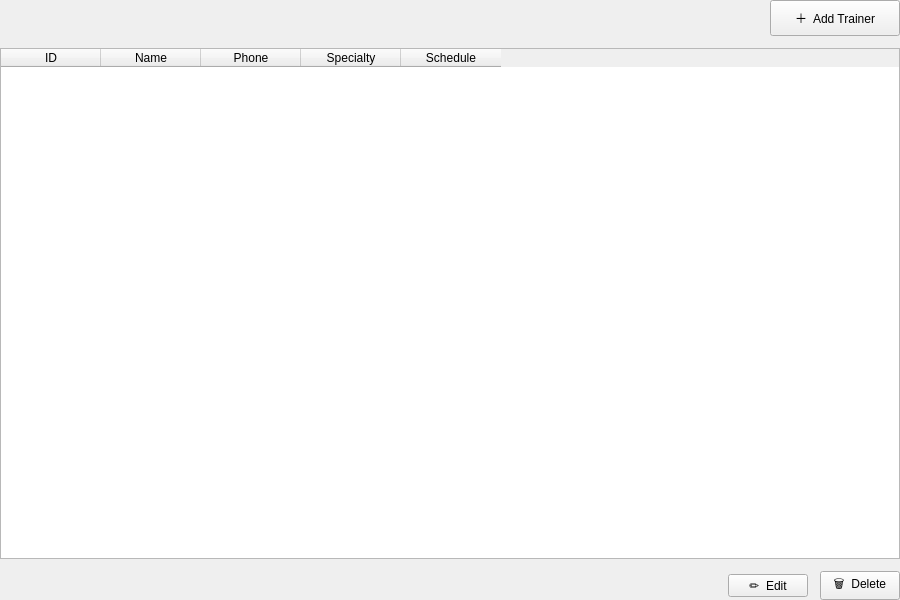
<?xml version="1.0" encoding="UTF-8"?>
<ui version="4.0">
 <class>TrainersPage</class>
 <widget class="QWidget" name="TrainersPage">
  <property name="geometry"><rect><x>0</x><y>0</y><width>900</width><height>600</height></rect></property>
  <property name="windowTitle"><string>Trainers</string></property>

  <layout class="QVBoxLayout" name="mainLayout">
   <property name="spacing"><number>12</number></property>
   <property name="leftMargin"><number>0</number></property><property name="topMargin"><number>0</number></property>
   <property name="rightMargin"><number>0</number></property><property name="bottomMargin"><number>0</number></property>

   <item>
    <layout class="QHBoxLayout" name="toolbarLayout">
     <item><widget class="QLabel" name="statusLabel"><property name="text"><string/></property></widget></item>
     <item><spacer><property name="orientation"><enum>Qt::Horizontal</enum></property><property name="sizeHint" stdset="0"><size><width>40</width><height>0</height></size></property></spacer></item>
     <item><widget class="QPushButton" name="addButton"><property name="text"><string>＋  Add Trainer</string></property><property name="minimumSize"><size><width>130</width><height>36</height></size></property></widget></item>
    </layout>
   </item>

   <item>
    <widget class="QTableWidget" name="trainersTable">
     <property name="selectionBehavior"><enum>QAbstractItemView::SelectRows</enum></property>
     <property name="editTriggers"><set>QAbstractItemView::NoEditTriggers</set></property>
     <property name="alternatingRowColors"><bool>true</bool></property>
     <column><property name="text"><string>ID</string></property></column>
     <column><property name="text"><string>Name</string></property></column>
     <column><property name="text"><string>Phone</string></property></column>
     <column><property name="text"><string>Specialty</string></property></column>
     <column><property name="text"><string>Schedule</string></property></column>
    </widget>
   </item>

   <item>
    <layout class="QHBoxLayout" name="bottomBar">
     <item><spacer><property name="orientation"><enum>Qt::Horizontal</enum></property><property name="sizeHint" stdset="0"><size><width>40</width><height>0</height></size></property></spacer></item>
     <item><widget class="QPushButton" name="editButton"><property name="text"><string>✏  Edit</string></property></widget></item>
     <item><widget class="QPushButton" name="deleteButton"><property name="text"><string>🗑  Delete</string></property></widget></item>
    </layout>
   </item>

  </layout>
 </widget>
 <resources/>
 <connections/>
</ui>
